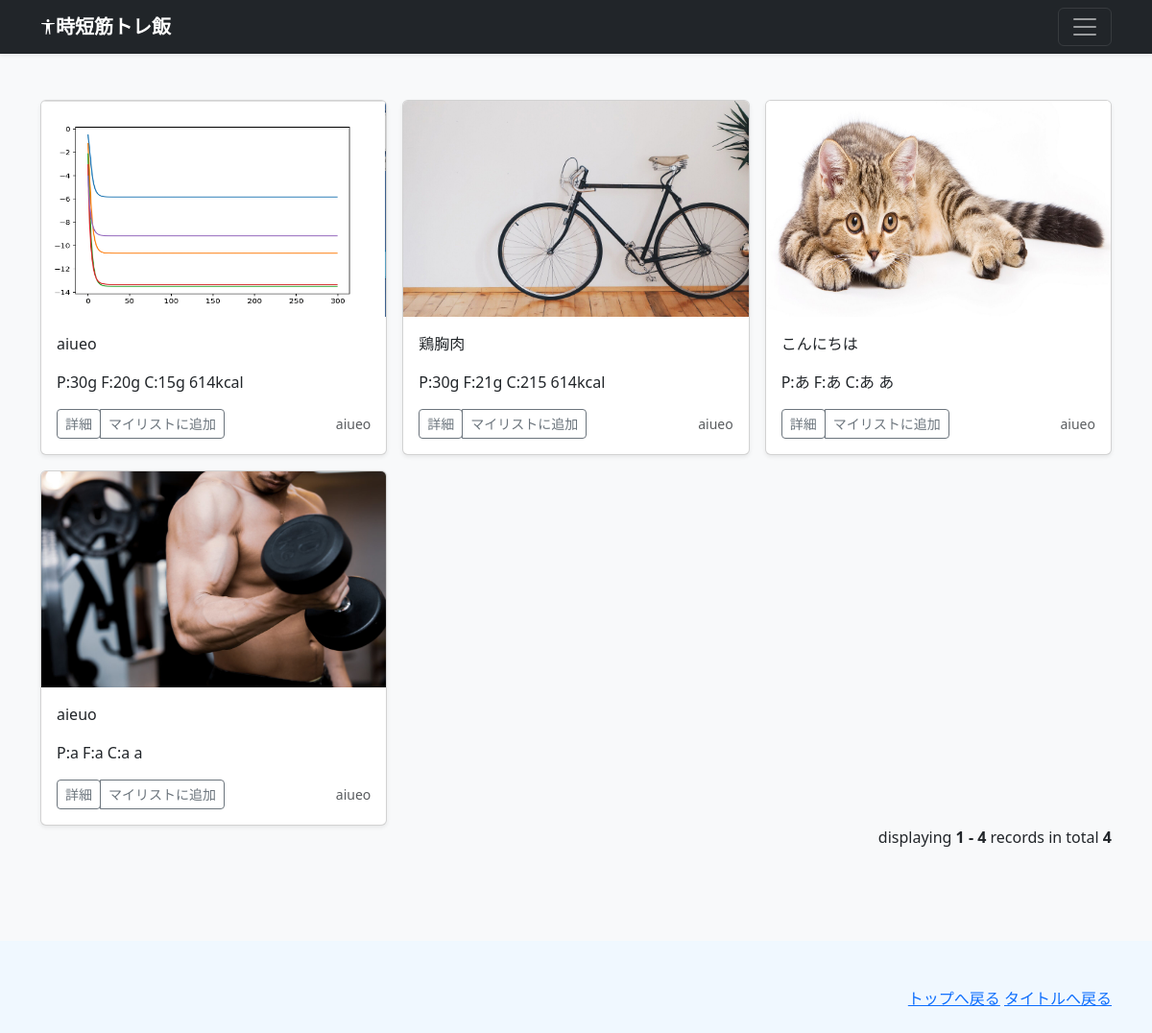
The page /main/userpage/aiueo (signed in) on the database its author committed.
### apps/mainapp/models.py (models this page shows)
class UserRecipi(db.Model):
    __tablename__='recipes'
    id = db.Column(db.Integer,primary_key=True,autoincrement=True)
    username = db.Column(db.String,index=True)
    title = db.Column(db.String(30),nullable=False)
    create_at = db.Column(db.DateTime,default=datetime.now)
    image_path = db.Column(db.String)
    material = db.Column(db.String)
    how_to = db.Column(db.String)
    p = db.Column(db.Integer,nullable=False)
    f = db.Column(db.Integer,nullable=False)
    c = db.Column(db.Integer,nullable=False)
    kcal = db.Column(db.Integer,nullable=False)
    url = db.Column(db.String)

### apps/mainapp/views.py (the view)
@mainapp.route('/userpage/<username>')
@login_required
def userpage(username):
    stmt = select(modelrecipi.UserRecipi).filter_by(username=username)
    user_recipi = db.session.execute(stmt).scalars().all()
    page = request.args.get(get_page_parameter(),type=int,default=1)
    res = user_recipi[(page-1)*9:page*9]
    pagination = Pagination(page=page,total=len(user_recipi),per_page=9)
    return render_template('userpage.html',user_recipes=res,pagination=pagination)

### apps/recipiapp.py (called while the page is built)
@login_manager.user_loader
def load_user(user_id):
    return db.session.get(models.User,user_id)

### apps/mainapp/templates_main/userpage.html (shortened to what this page needs)
{% extends 'base.html' %}
{% block contents %}
  <div class="album py-5 bg-body-tertiary">
    <div class="container">
      <div class="row row-cols-1 row-cols-sm-2 row-cols-md-3 g-3">
        {% for recipi in user_recipes %}
        <div class="col">
          <div class="card shadow-sm">
            <img src="{{ url_for('mainapp.image_file',filename=recipi.image_path) }}"
            alt="画像"
            class="bd-placeholder-img card-img-top"
            width="100%" height="225"
            xmlns="http://www.w3.org/2000/svg"
            role="img" aria-label="Placeholder: Thumbnail"
            preserveAspectRatio="xMidYMid slice" focusable="false">
            <rect width="100%" height="100%" fill="#55595c"/>
            <div class="card-body">
              <p class="card-text">{{recipi.title}}</p>
              <p class="card-text">P:{{recipi.p}} F:{{recipi.f}} C:{{recipi.c}} {{recipi.kcal}}</p>
              <div class="d-flex justify-content-between align-items-center">
                <div class="btn-group">
                  <a href="{{url_for('mainapp.show_detail',id=recipi.id)}}">
                    <button type="button" class="btn btn-sm btn-outline-secondary">詳細</button>
                  </a>
                  <button type="button" class="btn btn-sm btn-outline-secondary">マイリストに追加</button>
                </div>
                <small class="text-body-secondary">{{recipi.username}}</small>
              </div>
            </div>
          </div>
        </div>
        {% endfor %}
      </div>
      <div class="d-flex justify-content-end mb-4">
        {{pagination.info}}
      </div>
    </div>
  </div>
{% endblock %}

### apps/mainapp/templates_main/base.html (style rules this page uses)
.bd-placeholder-img { font-size: 1.125rem; text-anchor: middle; -webkit-user-select: none; -moz-user-select: none; user-select: none; }

### rows shown on the page
UserRecipi: image_path (picture), title "aiueo", p "30g", f "20g", c "15g", kcal "614kcal", username "aiueo"
UserRecipi: image_path (picture), title "鶏胸肉", p "30g", f "21g", c "215", kcal "614kcal", username "aiueo"
UserRecipi: image_path (picture), title "こんにちは", p "あ", f "あ", c "あ", kcal "あ", username "aiueo"
UserRecipi: image_path (picture), title "aieuo", p "a", f "a", c "a", kcal "a", username "aiueo"

### other values the page prints
{{ pagination.info }} "displaying 1 - 4 records in total 4"
